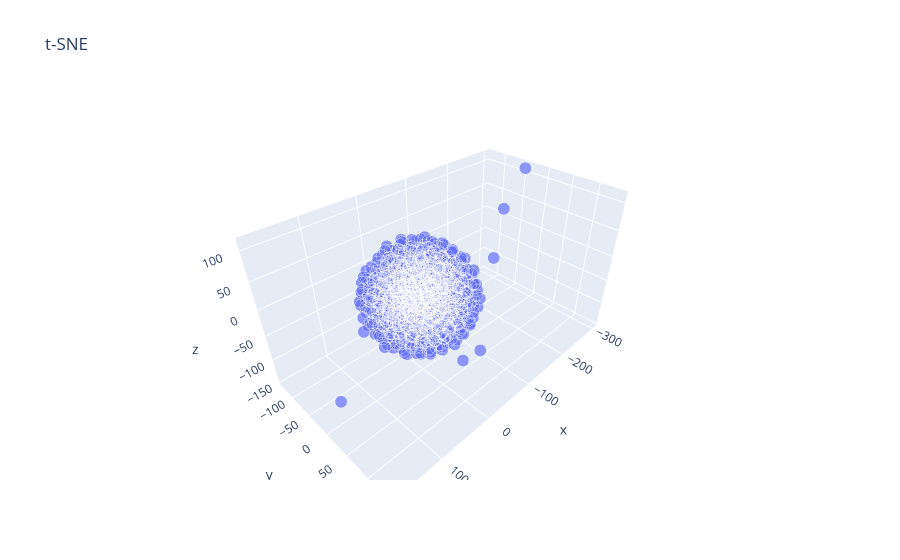

The code cell stored with this chart in its notebook:
### Code cell
plot_3D(X_embedded_tsne, title="t-SNE")

### Figure 1 — Plotly figure (JSON) as saved in the notebook; plotly's stock layout.template omitted (floating-point values rounded to 4 significant figures; data arrays with more than 128 entries replaced by an {"elided": "..."} marker saying what was removed)
{"data": [{"hovertemplate": "x=%{x}<br>y=%{y}<br>z=%{z}<br>size=%{marker.size}<extra></extra>", "legendgroup": "", "marker": {"color": "#636efa", "size": {"elided": "1000 int values"}, "sizemode": "area", "sizeref": 0.005, "symbol": "circle"}, "mode": "markers", "name": "", "scene": "scene", "showlegend": false, "type": "scatter3d", "x": {"elided": "1000 float values"}, "y": {"elided": "1000 float values"}, "z": {"elided": "1000 float values"}}], "layout": {"legend": {"itemsizing": "constant", "tracegroupgap": 0}, "scene": {"domain": {"x": [0, 1], "y": [0, 1]}, "xaxis": {"title": {"text": "x"}}, "yaxis": {"title": {"text": "y"}}, "zaxis": {"title": {"text": "z"}}}, "title": {"text": "t-SNE"}}}
